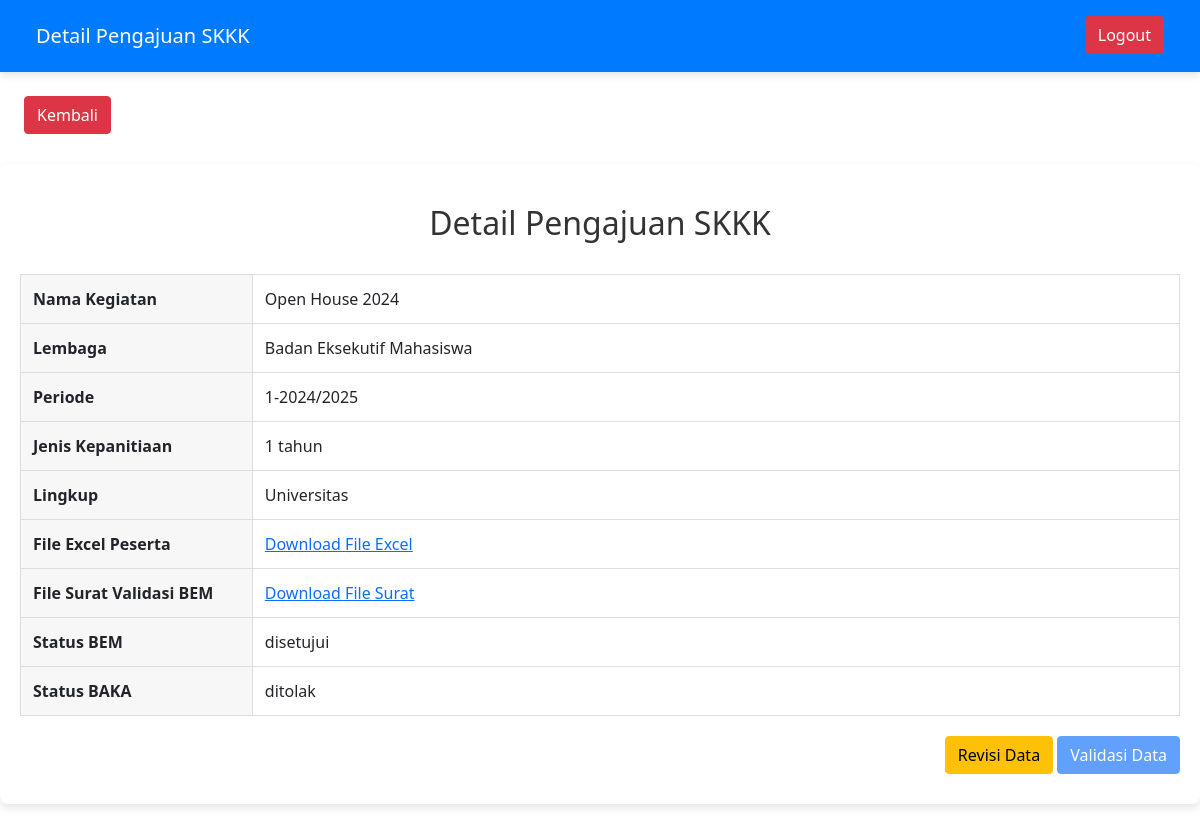
Screenshot of /detail_pengajuan.php?id=1 with the database file from the repository.
### tables this page shows
CREATE TABLE `kegiatan` (
  `id` int(11) NOT NULL,
  `nama_kegiatan` varchar(255) NOT NULL,
  `lembaga` varchar(100) NOT NULL,
  `periode` varchar(50) NOT NULL,
  `jenis_kepanitiaan` varchar(50) NOT NULL,
  `lingkup` varchar(50) NOT NULL,
  `file_path_excel` varchar(255) NOT NULL,
  `status_bem` varchar(20) NOT NULL,
  `status_baka` varchar(20) NOT NULL,
  `file_path_surat` varchar(225) NOT NULL
);

### detail_pengajuan.php (the view, shortened to what this page needs)
<?php
include 'connection.php';
$id = $_GET['id'];
$sql = "SELECT * FROM kegiatan WHERE id = ?";
$stmt = $conn->prepare($sql);
$stmt->bind_param("i", $id);
$stmt->execute();
$result = $stmt->get_result();
$activity = $result->fetch_assoc();
?>
<!DOCTYPE html>
<html lang="en">
<head>
    <link rel="stylesheet" href="index.css">
    <link href="https://cdn.jsdelivr.net/npm/bootstrap@5.0.2/dist/css/bootstrap.min.css" rel="stylesheet">
</head>
<body>
    <nav class="navbar box-shadow">
        <div class="container-fluid d-flex align-items-center">
            <span class="navbar-brand mb-0 h1 ms-4">Detail Pengajuan SKKK</span>
            <form action="logout.php" method="post" class="d-flex align-items-center mt-2 mx-4">
                <button type="submit" class="btn btn-danger">Logout</button>
            </form>
        </div>
    </nav>
    <div class="buttons-action px-4">
        <a href="index.php" class="btn btn-danger mt-4">Kembali</a>
    </div>
    <div class="isi-detail">
        <div class="container-detail">
            <h2>Detail Pengajuan SKKK</h2><br>
        </div>
        <table class="table-bordered">
            <tr>
                <th>Nama Kegiatan</th>
                <td><?php echo htmlspecialchars($activity['nama_kegiatan']); ?></td>
            </tr>
            <tr>
                <th>Lembaga</th>
                <td><?php echo htmlspecialchars($activity['lembaga']); ?></td>
            </tr>
            <tr>
                <th>Periode</th>
                <td><?php echo htmlspecialchars($activity['periode']); ?></td>
            </tr>
            <tr>
                <th>Jenis Kepanitiaan</th>
                <td><?php echo htmlspecialchars($activity['jenis_kepanitiaan']); ?></td>
            </tr>
            <tr>
                <th>Lingkup</th>
                <td><?php echo htmlspecialchars($activity['lingkup']); ?></td>
            </tr>
            <tr>
                <th>File Excel Peserta</th>
                <td><a href="<?php echo htmlspecialchars($activity['file_path_excel']); ?>" target="_blank">Download File Excel</a></td>
            </tr>
            <tr>
                <th>File Surat Validasi BEM</th>
                <td><a href="<?php echo htmlspecialchars($activity['file_path_surat']); ?>" target="_blank">Download File Surat</a></td>
            </tr>
            <tr>
                <th>Status BEM</th>
                <td><?php echo htmlspecialchars($activity['status_bem']); ?></td>
            </tr>
            <tr>
                <th>Status BAKA</th>
                <td><?php echo htmlspecialchars($activity['status_baka']); ?></td>
            </tr>
        </table>
        <div class="button-act">
            <button class="btn btn-warning" <?php echo $activity['status_baka'] == 'disetujui' || $activity['status_baka'] == 'diproses' ? 'disabled' : ''; ?>>Revisi Data</button>
            <button class="btn btn-primary" <?php echo $activity['status_baka'] == 'ditolak' || $activity['status_baka'] == 'diproses' ? 'disabled' : ''; ?>>Validasi Data</button>
        </div>
    </div>
</body>
</html>

### index.css (style rules this page uses)
body { font-family: 'Arial', sans-serif; background: #f0f2f5; margin: 0; padding: 0px; }
h2 { margin-bottom: 20px; font-size: 26px; color: #333; text-align: center; }
.btn { margin-bottom:10px; }
table { width: 100%; border-collapse: collapse; margin-bottom: 20px; }
table, th, td { border: 1px solid #ddd; }
th, td { padding: 12px; text-align: left; }
th { background: #f7f7f7; }
.container-detail { margin-top: 20px; }
.buttons-action { margin-bottom: 10px; }
.box-shadow { box-shadow: 0 4px 8px rgba(0, 0, 0, 0.1); }
.button-act { margin-top: 20px; text-align: end; }
.navbar { background-color: #007bff; }
.navbar-brand { color: #fff; }
.container-detail { text-align: center; margin-top: 20px; }
.isi-detail { margin: 20px auto; padding: 20px; max-width: 1200px; background: #fff; border-radius: 8px; box-shadow: 0 4px 8px rgba(0, 0, 0, 0.1); }

### detail_pengajuan.php (style rules this page uses)
th { width: 20%; }
td { width: 80%; }

### rows the page displays
kegiatan: nama_kegiatan "Open House 2024", lembaga "Badan Eksekutif Mahasiswa", periode "1-2024/2025", jenis_kepanitiaan "1 tahun", lingkup "Universitas", status_bem "disetujui", status_baka "ditolak"
